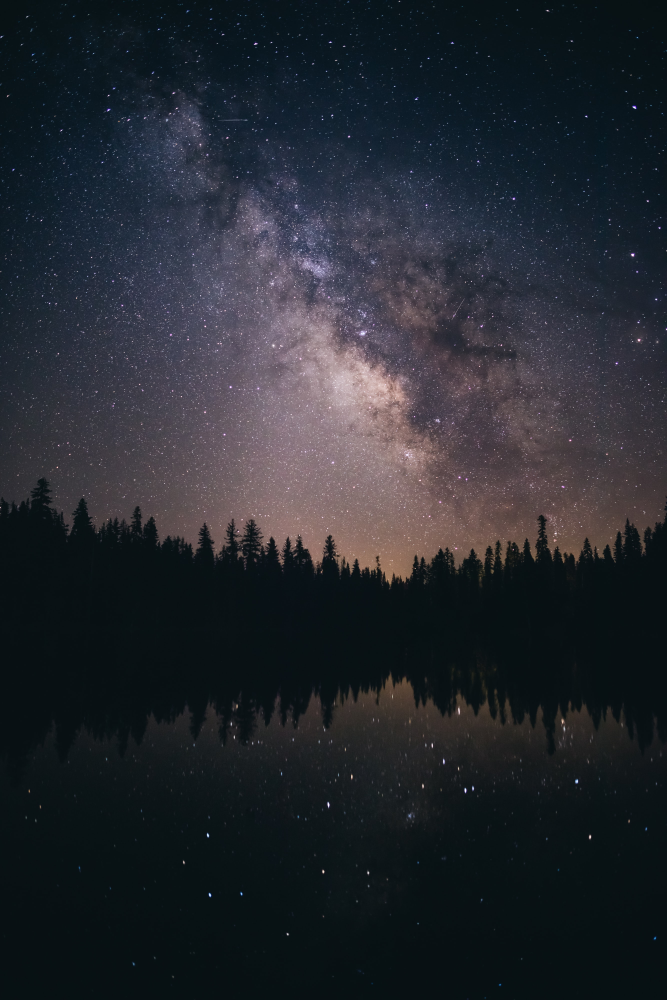
#> input picture Section17-Scripting/images/astro.jpg, 2667 x 4000 px (shown at 1/4 size)
$ python astro_exercise.py
#> lines starting #> are read from the running program, lines starting #| are printed output that depends on the picture
#
from PIL import Image, ImageFilter
try:
    astro_img = Image.open('images/astro.jpg')
#> astro_img is the input picture: PIL image 2667x4000 RGB; mean R, G, B 36.5, 40.3, 46.7
    astro_img.size
except OSError as er:
    print('Error opening the file')
    raise er

# print(astro_img.size)
# Thumbnails keeps the same aspect ratio as opposed to resize
# The size is changed of the original one
astro_img.thumbnail((400, 400))
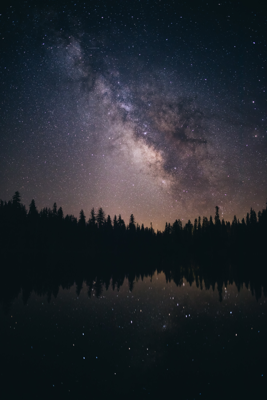
#> astro_img: PIL image 267x400 RGB; mean R, G, B 36.5, 40.3, 46.7
astro_img.show()
